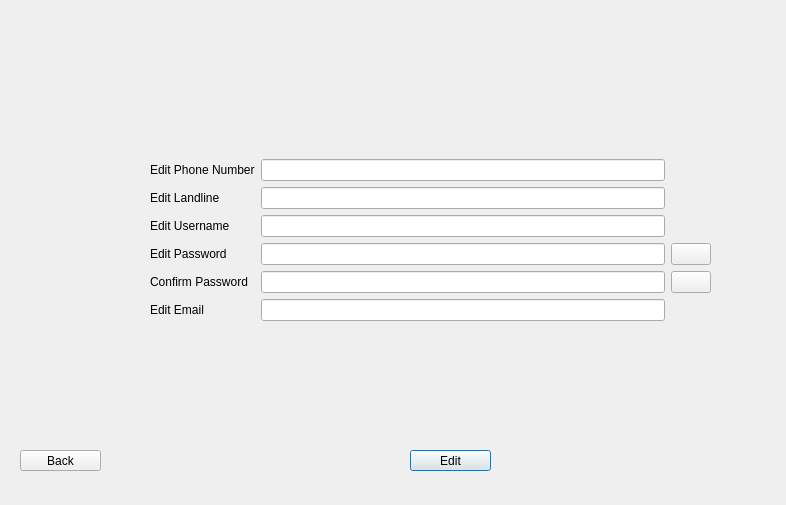
<?xml version="1.0" encoding="UTF-8"?>
<ui version="4.0">
 <class>EditProfile</class>
 <widget class="QDialog" name="EditProfile">
  <property name="geometry">
   <rect>
    <x>0</x>
    <y>0</y>
    <width>786</width>
    <height>505</height>
   </rect>
  </property>
  <property name="windowTitle">
   <string>Edit Profile</string>
  </property>
  <widget class="QPushButton" name="editBtn">
   <property name="geometry">
    <rect>
     <x>410</x>
     <y>450</y>
     <width>81</width>
     <height>21</height>
    </rect>
   </property>
   <property name="text">
    <string>Edit</string>
   </property>
  </widget>
  <widget class="QPushButton" name="pushButton_2">
   <property name="geometry">
    <rect>
     <x>20</x>
     <y>450</y>
     <width>81</width>
     <height>21</height>
    </rect>
   </property>
   <property name="text">
    <string>Back</string>
   </property>
  </widget>
  <widget class="QWidget" name="layoutWidget">
   <property name="geometry">
    <rect>
     <x>150</x>
     <y>50</y>
     <width>561</width>
     <height>381</height>
    </rect>
   </property>
   <layout class="QGridLayout" name="gridLayout_3">
    <item row="0" column="0">
     <layout class="QGridLayout" name="gridLayout">
      <item row="1" column="0">
       <widget class="QLabel" name="label_9">
        <property name="text">
         <string>Edit Landline</string>
        </property>
       </widget>
      </item>
      <item row="2" column="0">
       <widget class="QLabel" name="label_3">
        <property name="text">
         <string>Edit Username</string>
        </property>
       </widget>
      </item>
      <item row="6" column="0">
       <widget class="QLabel" name="label_10">
        <property name="text">
         <string>Confirm Password</string>
        </property>
       </widget>
      </item>
      <item row="7" column="0">
       <widget class="QLabel" name="label_7">
        <property name="text">
         <string>Edit Email </string>
        </property>
       </widget>
      </item>
      <item row="0" column="0">
       <widget class="QLabel" name="label_8">
        <property name="text">
         <string>Edit Phone Number</string>
        </property>
       </widget>
      </item>
      <item row="5" column="0">
       <widget class="QLabel" name="label_6">
        <property name="text">
         <string>Edit Password</string>
        </property>
       </widget>
      </item>
     </layout>
    </item>
    <item row="0" column="1">
     <layout class="QGridLayout" name="gridLayout_2">
      <item row="2" column="0">
       <widget class="QLineEdit" name="Landline"/>
      </item>
      <item row="4" column="1">
       <widget class="QPushButton" name="hideshowpass_2">
        <property name="text">
         <string/>
        </property>
       </widget>
      </item>
      <item row="3" column="0">
       <widget class="QLineEdit" name="Username"/>
      </item>
      <item row="6" column="0">
       <widget class="QLineEdit" name="Email"/>
      </item>
      <item row="4" column="0">
       <widget class="QLineEdit" name="password">
        <property name="echoMode">
         <enum>QLineEdit::Password</enum>
        </property>
       </widget>
      </item>
      <item row="5" column="0">
       <widget class="QLineEdit" name="confirmpass">
        <property name="echoMode">
         <enum>QLineEdit::Password</enum>
        </property>
       </widget>
      </item>
      <item row="5" column="1">
       <widget class="QPushButton" name="hideshowpass">
        <property name="text">
         <string/>
        </property>
       </widget>
      </item>
      <item row="1" column="0">
       <widget class="QLineEdit" name="PhoneNum"/>
      </item>
     </layout>
    </item>
   </layout>
  </widget>
 </widget>
 <resources/>
 <connections/>
</ui>
